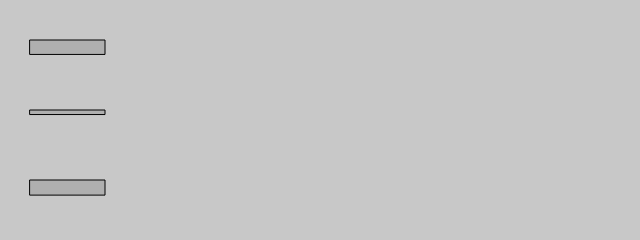
Frame 1 (no input)
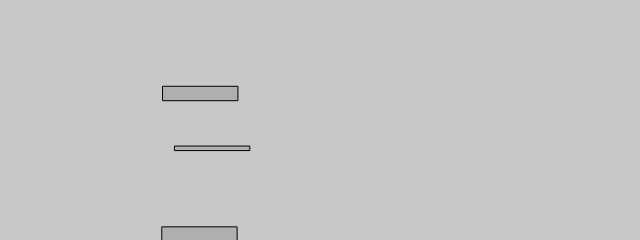
Frame 60 (no input)
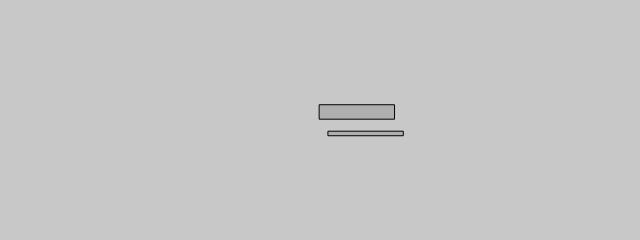
Frame 120 (the mouse pressed at the canvas centre since frame 60)

The p5.js sketch that drew these frames (run headless with seeded random() and noise() and a simulated clock; from frame 60 on, the mouse is pressed at the canvas centre):

// p5.js sketch
// ── sketch.js
// simulate lift. CD an Cl (angle of attack, air flow) are the same, only the force is -90 dregrees turned. Lift depence on the right balance between weight, drag surface area and velocity

// fd = −0.5 ∗ p ∗ sq(v)∗ A * Cd *  v. formula for drag force fd is -> above and v with ^ above. p and A are set to 1.

let movers = [];
let liquid;

function setup() {
  createCanvas(640, 240);

  for (let i = 0; i < 8; i++) {
    let mass = 5;
    movers[i] = new Mover(30, 40 + i * 70, mass);
  }

  liquid = new Liquid(0, 0, width, height, 0.001);

  let p = createP(
    "Lift depence on the right balance between weight, drag surface area and velocity."
  );
  p.style("font-size", "18px");
  p.style("color", "white");
  p.position(10, 250);
  let p1 = createP(
    "In this example only the drag surface area height is variable."
  );
  p1.style("font-size", "18px");
  p1.style("color", "white");
  p1.position(10, 275);
  let p2 = createP(
    "Is the plane height too heigh the plane goes down."
  );
  p2.style("font-size", "18px");
  p2.style("color", "white");
  p2.position(10, 300);
}

function draw() {
  background(255);

  liquid.show();

  for (let m of movers) {
    if (liquid.contains(m)) {
      let dragForce = liquid.drag(m);
      m.applyForce(dragForce);
      let liftForce = liquid.lift(m);
      m.applyForce(liftForce);
    }
    let gravity = createVector(0, 0.1 * m.mass);
    m.applyForce(gravity);

    m.show();
    m.update();
    // m.checkEdges();
  }
}

// ── liquid.js
class Liquid {
  constructor(x, y, w, h, c) {
    this.x = x;
    this.y = y;
    this.w = w;
    this.h = h;
    this.c = c;
  }

  contains(mover) {
    // store the position in a different variable to make code more readable
    let pos = mover.pos;

    // This Boolean expression determines if the position vector is contained         within the rectangle defined by the Liquid class
    return (
      pos.x > this.x &&
      pos.x < this.x + this.w &&
      pos.y > this.y &&
      pos.y < this.y + this.h
    );
  }
  
    lift(mover) {
    let speed = mover.vel.mag();

    let A = mover.w;
    let liftMagnitude = A * this.c * speed * speed; // magnitude formula

    let liftForce = mover.vel.copy();
    liftForce.rotate(- HALF_PI);

    liftForce.setMag(liftMagnitude); //magnitude and direction together.
    return liftForce;
  }

  drag(mover) {
    let speed = mover.vel.mag();

    let A = mover.h;
    let dragMagnitude = A * this.c * speed * speed; // magnitude formula

    let dragForce = mover.vel.copy();
    dragForce.mult(-1); //direction formula

    dragForce.setMag(dragMagnitude); //magnitude and direction together.
    return dragForce;
  }

  show() {
    noStroke();
    fill(200);
    rect(this.x, this.y, this.w, this.h);
  }
}

// ── mover.js
class Mover {
  constructor(x, y, mass) {
    this.pos = createVector(x, y);
    this.vel = createVector(2, 0);
    this.acc = createVector(0, 0);
    this.mass = mass;
    this.r = this.mass * 8; //diameter is this.mass * 16, dus r is
    this.w = this.mass * 15;
    this.h = this.mass * random (0.1,4);

  }

  applyForce(force) {
    let f = p5.Vector.div(force, this.mass);
    this.acc.add(f);
  }

  contactEdge() {
    return this.pos.y > height - this.r - 1;
  }

  frictionF(c) {
    if (this.contactEdge()) {
      let normal1 = this.mass;
      let frictionMag = c * normal1;

      let friction = this.vel.copy();
      friction.normalize();
      friction.mult(-1);

      friction.mult(frictionMag);

      this.applyForce(friction);
    }
  }
  
 

  checkEdges() {
    let bounce = 0.9;

    if (this.pos.x >= width - this.r) {
      this.pos.x = width - this.r;
      this.vel.x *= -bounce;
    } else if (this.pos.x <= this.r) {
      this.pos.x = this.r;
      this.vel.x *= -bounce;
    }

    if (this.pos.y > height - this.r - 1) {
      this.pos.y = height - this.r;
      this.vel.y *= -bounce;
    }
  }

  update() {
    this.vel.add(this.acc);
    this.pos.add(this.vel);
    this.acc.mult(0);
  }

  show() {
    stroke(0);
    fill(175);
    rect(this.pos.x, this.pos.y, this.w, this.h);
  }
}
